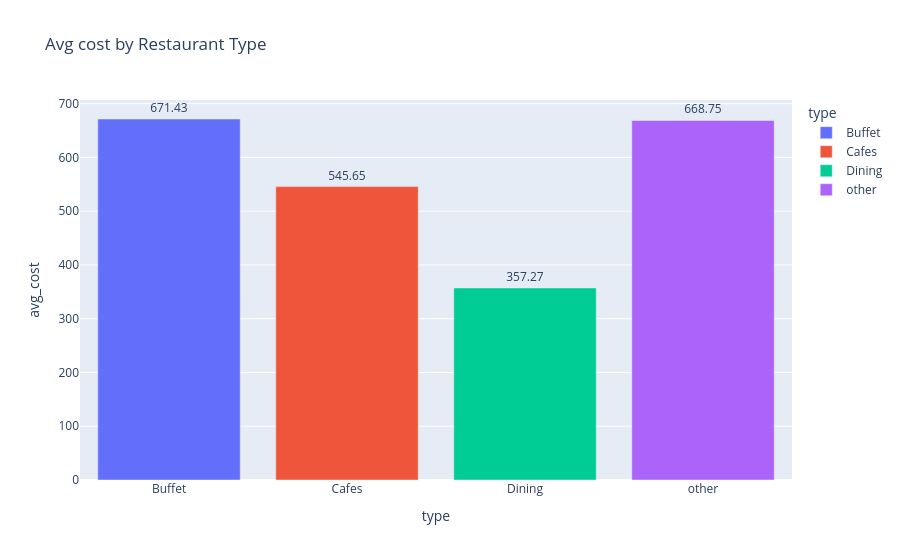

Notebook source saved alongside this figure:
### Code cell
fig = px.bar(cost_by_type, x='type', y='avg_cost',
             color='type',
             title='Avg cost by Restaurant Type',
             text='avg_cost')


fig.update_traces(texttemplate='%{text:.2f}', textposition='outside')
fig.write_html('cost_by_Restaurant_type.html')
fig.show()

### Figure 1 — Plotly figure (JSON) as saved in the notebook; plotly's stock layout.template omitted (floating-point values rounded to 4 significant figures)
{"data": [{"hovertemplate": "type=%{x}<br>avg_cost=%{text}<extra></extra>", "legendgroup": "Buffet", "marker": {"color": "#636efa", "pattern": {"shape": ""}}, "name": "Buffet", "orientation": "v", "showlegend": true, "text": [671.4], "textposition": "outside", "texttemplate": "%{text:.2f}", "type": "bar", "x": ["Buffet"], "xaxis": "x", "y": [671.4], "yaxis": "y"}, {"hovertemplate": "type=%{x}<br>avg_cost=%{text}<extra></extra>", "legendgroup": "Cafes", "marker": {"color": "#EF553B", "pattern": {"shape": ""}}, "name": "Cafes", "orientation": "v", "showlegend": true, "text": [545.7], "textposition": "outside", "texttemplate": "%{text:.2f}", "type": "bar", "x": ["Cafes"], "xaxis": "x", "y": [545.7], "yaxis": "y"}, {"hovertemplate": "type=%{x}<br>avg_cost=%{text}<extra></extra>", "legendgroup": "Dining", "marker": {"color": "#00cc96", "pattern": {"shape": ""}}, "name": "Dining", "orientation": "v", "showlegend": true, "text": [357.3], "textposition": "outside", "texttemplate": "%{text:.2f}", "type": "bar", "x": ["Dining"], "xaxis": "x", "y": [357.3], "yaxis": "y"}, {"hovertemplate": "type=%{x}<br>avg_cost=%{text}<extra></extra>", "legendgroup": "other", "marker": {"color": "#ab63fa", "pattern": {"shape": ""}}, "name": "other", "orientation": "v", "showlegend": true, "text": [668.8], "textposition": "outside", "texttemplate": "%{text:.2f}", "type": "bar", "x": ["other"], "xaxis": "x", "y": [668.8], "yaxis": "y"}], "layout": {"barmode": "relative", "legend": {"title": {"text": "type"}, "tracegroupgap": 0}, "title": {"text": "Avg cost by Restaurant Type"}, "xaxis": {"anchor": "y", "categoryarray": ["Buffet", "Cafes", "Dining", "other"], "categoryorder": "array", "domain": [0, 1], "title": {"text": "type"}}, "yaxis": {"anchor": "x", "domain": [0, 1], "title": {"text": "avg_cost"}}}}
